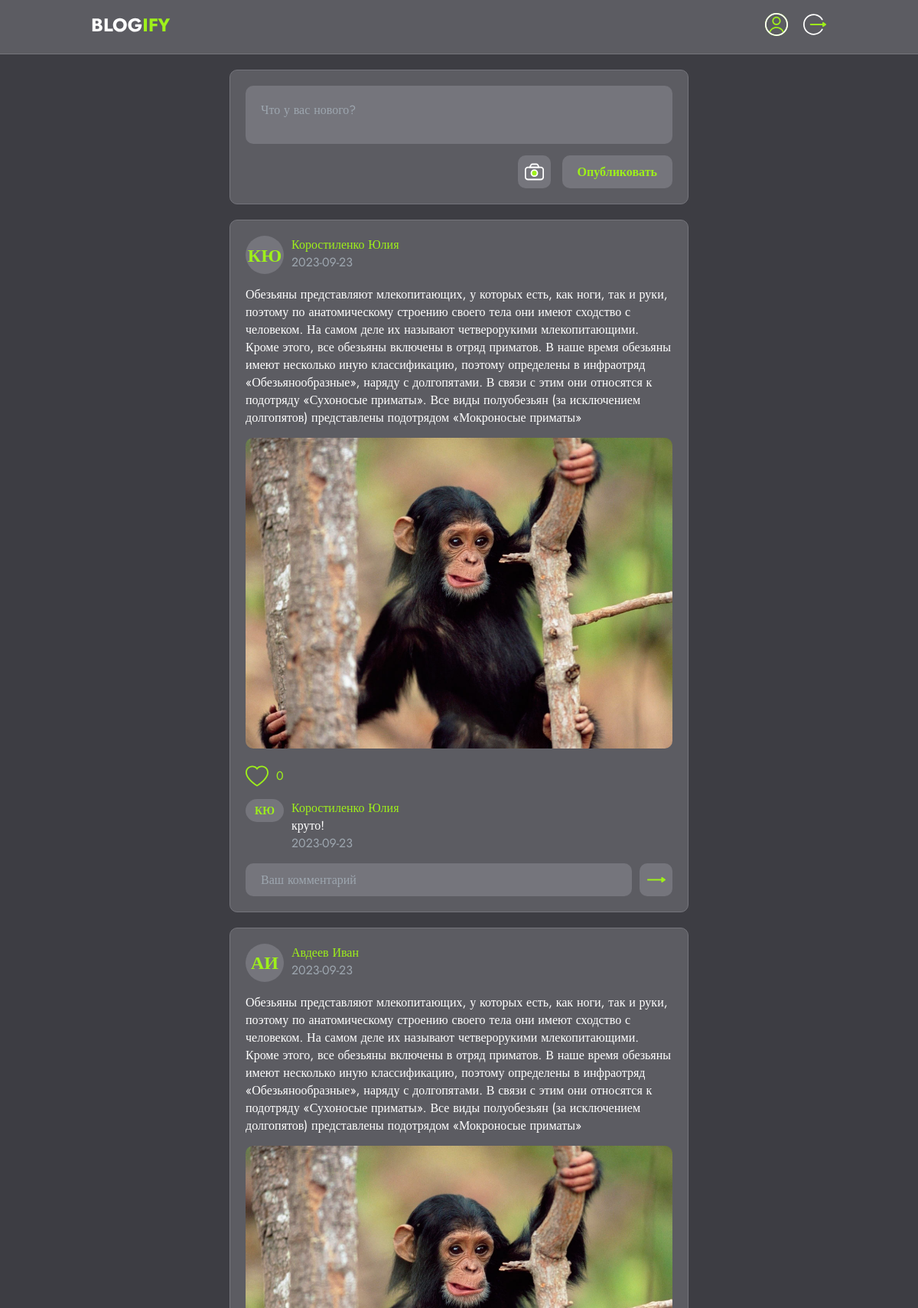
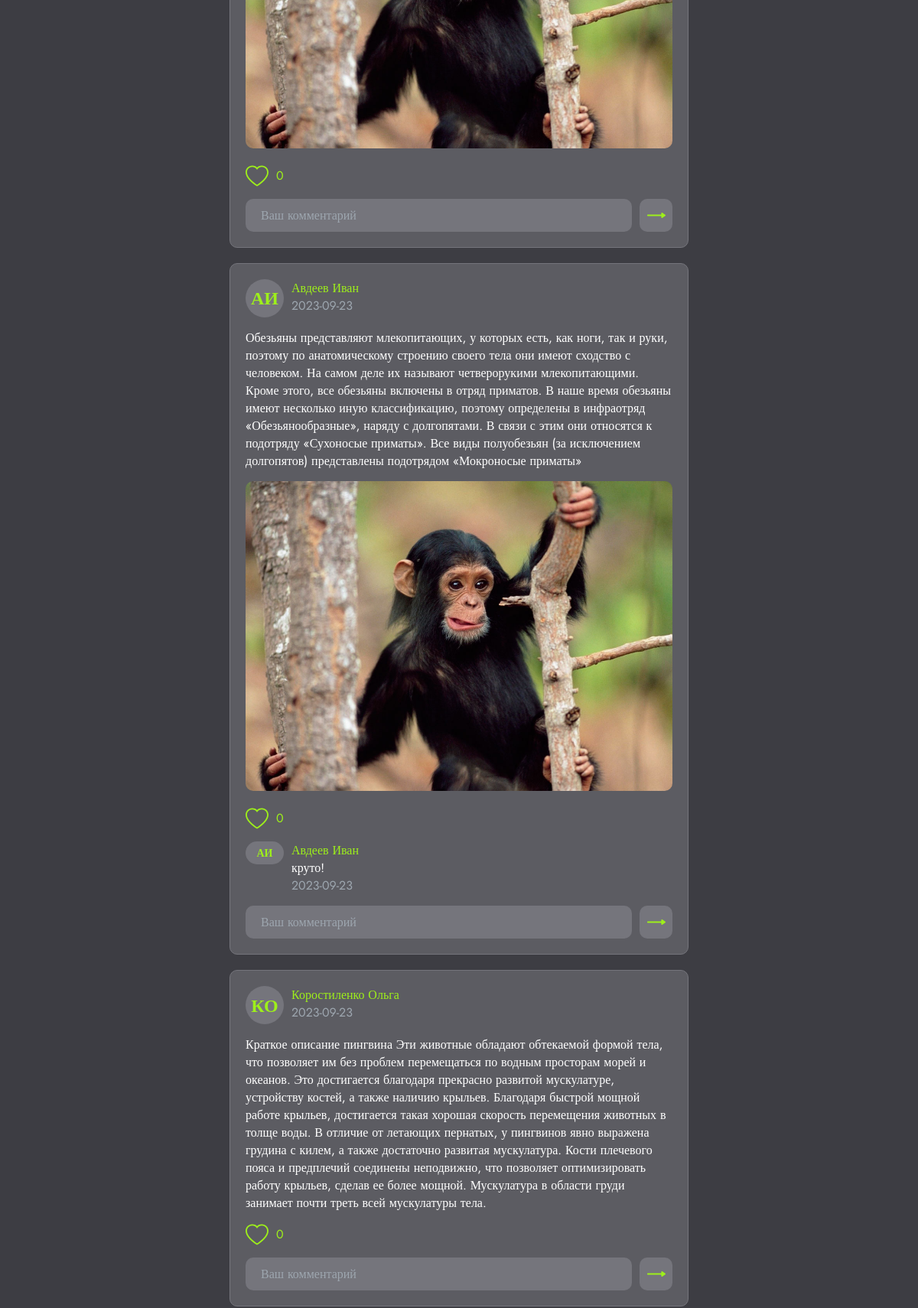
/index.php (signed in, upper part), run on the app's committed database (2 pictures, top to bottom).
### tables this page shows
CREATE TABLE `articles` (
  `ID_article` int(11) NOT NULL,
  `ID_user` int(11) NOT NULL,
  `text` varchar(1000) NOT NULL,
  `img` varchar(128) NOT NULL,
  `date` date NOT NULL DEFAULT current_timestamp()
);

CREATE TABLE `users` (
  `ID_user` int(11) NOT NULL,
  `name` varchar(32) NOT NULL,
  `surname` varchar(32) NOT NULL,
  `email` varchar(64) NOT NULL,
  `password` varchar(512) NOT NULL
);

CREATE TABLE `comments` (
  `ID_comment` int(11) NOT NULL,
  `ID_user` int(11) NOT NULL,
  `ID_article` int(11) NOT NULL,
  `text` varchar(512) NOT NULL,
  `date` date NOT NULL DEFAULT current_timestamp()
);

### index.php (the view, shortened to what this page needs)
<?php
require("./handler/db.php");
?>
<!DOCTYPE html>
<html lang="en">
<head>
  <link rel="stylesheet" href="./css/style.css">
</head>
<body>
  <nav>
    <div class="nav__wrapper">
      <div class="nav__logo"><a href="./index.php"><img src="./img/blogify.svg" alt="logo"></a></div>
      <div class="nav__buttons">
        <a href="./index.php"><img src="./img/user.svg" alt="user"></a>
        <a href="./handler/exit.php"><img src="./img/exit.svg" alt="exit"></a>
      </div>
    </div>
  </nav>
  <section class="newArticle">
    <form name="newArticle__form" action="./handler/newArticle.php" method="POST" enctype="multipart/form-data">
      <textarea class="newArticle__textarea" name="article" placeholder="Что у вас нового?"></textarea>
      <div class="newArticle__buttons">
        <label for="img" class="newArticle__lable"><img src="./img/img.svg" alt="img"></label>
        <button class="newArticle__button" name="upload">Опубликовать</button>
      </div>
    </form>
  </section>
  <section id="article">
    <?php
    $result = mysqli_query($db, "SELECT*FROM `articles` LEFT OUTER JOIN `users` ON articles.ID_user = users.ID_user ORDER BY ID_article DESC");
    while ($row = mysqli_fetch_assoc($result)) {
    ?>
      <section class="article">
        <div class="article__title">
          <div class="article__avatar">
            <p class="article__avatar-text"><?php echo mb_substr($row['surname'], 0, 1), mb_substr($row['name'], 0, 1); ?></p>
          </div>
          <div class="article__dateName">
            <p><?php echo $row['surname'], ' ', $row['name']; ?></p>
            <p><?php echo $row['date'] ?></p>
          </div>
        </div>
        <p class="article__text"><?php echo $row['text'] ?></p>
        <?php if ($row['img']) {
        ?>
          <img class="article__img" src="./img/<?php echo $row['img'] ?>" alt="photo">
        <?php
        }
        $count = mysqli_query($db, "SELECT * FROM `likes` WHERE `ID_article` = " . $row['ID_article']);
        ?>
        <div class="article__like-img" data-id="<?php echo $row['ID_article'] ?>">
          <p class="article__like-count"><?php if (mysqli_num_rows($count)) {
                                            echo mysqli_num_rows($count);
                                          } else {
                                            echo 0;
                                          }
                                          ?></p>
        </div>
        <div id="responsecontainer<?php echo $row['ID_article'] ?>">
          <?php
          $comment = mysqli_query($db, "SELECT * FROM `comments` LEFT OUTER JOIN `users` ON comments.ID_user = users.ID_user WHERE `ID_article`='" . $row['ID_article'] . "'");
          while ($rowComment = mysqli_fetch_assoc($comment)) { ?>
            <div class="article__comment">
              <div class="article__commentAvatar">
                <p class="article__commentAvatar-text"><?php echo mb_substr($rowComment['surname'], 0, 1), mb_substr($rowComment['name'], 0, 1); ?></p>
              </div>
              <div class="article__commentNameText">
                <p><?php echo $rowComment['surname'], ' ', $rowComment['name']; ?></p>
                <p><?php echo $rowComment['text'] ?></p>
                <p><?php echo $rowComment['date'] ?></p>
              </div>
            </div>
          <?php } ?>
        </div>
        <form class="article__form" method="POST" action="javascript:void(null);" id="<?php echo $row['ID_article'] ?>">
          <textarea class="article__newComment" placeholder="Ваш комментарий" name="text" required></textarea>
          <input class="article__button" type="submit" name="submit">
        </form>
      </section>
    <?php } ?>
  </section>
</body>
</html>

### css/style.css (style rules this page uses)
* { margin: 0; padding: 0; box-sizing: border-box; text-decoration: none; border: none; outline: none; font-family: 'Jost'; font-size: 16px; }
body { background-color: #3D3D43; }
nav { background-color: #5C5C62; border-bottom: 1px solid #75757C; position: sticky; top: 0; }
.nav__wrapper { display: flex; flex-direction: row; width: 80%; margin: 0 auto; height: 70px; justify-content: space-between; }
.nav__wrapper>div { margin: auto 0; }
.nav__buttons>a:first-child { margin-right: 15px; }
.newArticle, .article { width: 50%; background-color: #5C5C62; margin: 20px auto; border-radius: 10px; border: 1px solid #75757C; padding: 20px; }
.newArticle__textarea { display: block; width: 100%; margin: 0 auto; border-radius: 10px; background: #75757C; color: #FFFFFF; padding: 20px; resize: none; }
.newArticle__textarea::placeholder, .article__newComment::placeholder { color: #9DA6AF; }
.newArticle__buttons { display: flex; flex-direction: row; justify-content: end; margin-top: 15px; }
.newArticle__lable { display: block; height: 43px; cursor: pointer; margin-right: 15px; }
.newArticle__button { height: 43px; border-radius: 10px; background: #75757C; padding: 10px 20px; color: #9EF01A; font-weight: 700; cursor: pointer; }
.article__title, .article__comment { display: flex; flex-direction: row; }
.article__avatar, .article__commentAvatar { display: flex; width: 50px; height: 50px; border-radius: 100px; background-color: #75757C; margin-right: 10px; }
.article__commentAvatar { min-width: 30px; height: 30px; }
.article__avatar-text, .article__commentAvatar-text { margin: auto; color: #9EF01A; font-size: 24px; font-weight: 700; text-transform: uppercase; }
.article__commentAvatar-text { font-size: 14px; }
.article__dateName>p, .article__commentNameText>p:last-child { color: #9DA6AF; }
.article__commentNameText>p { color: #FFFFFF; }
.article__dateName>p:first-child, .article__commentNameText>p:first-child { color: #9EF01A; }
.article__commentNameText { font-size: 14px; }
.article__text { margin-top: 15px; color: #FFFFFF; }
.article__img { width: 100%; max-height: 500px; object-fit: contain; border-radius: 10px; margin-top: 15px; }
.article__like-img { margin-top: 15px; cursor: pointer; width: 30px; height: 30px; }
.article__like-img:hover.active, .article__like-img { background: url('../img/like.svg') no-repeat; }
.article__form { display: flex; flex-direction: row; margin-top: 15px; }
.article__like-count { padding: 3px 40px; margin: auto; color: #9EF01A; }
.article__comment { margin-top: 15px; }
.article__newComment { height: 43px; display: block; width: 100%; border-radius: 10px; background: #75757C; color: #FFFFFF; padding: 10px 20px; resize: none; }
.article__button { display: block; min-width: 43px; height: 43px; margin-left: 10px; margin-bottom: auto; background: transparent url('../img/send.svg') no-repeat; text-indent: -1000em; cursor: pointer; }

### data on the page
articles: ID_user.surname "К", ID_user.name "Ю", ID_user.surname "Коростиленко", ID_user.name "Юлия", date "2023-09-23", text "Обезьяны представляют млекопитающих, у которых есть, как ноги, так и руки, поэтому по анатомическому строению своего тела они имеют сходство с человеком. На самом деле их называют четверорукими млекопитающими. Кроме этого, все обезьяны включены в отряд приматов. В наше время обезьяны имеют несколько иную классификацию, поэтому определены в инфраотряд «Обезьянообразные», наряду с долгопятами. В связи с этим они относятся к подотряду «Сухоносые приматы». Все виды полуобезьян (за исключением долгопятов) представлены подотрядом «Мокроносые приматы»", img (picture)
comments: ID_user.surname "К", ID_user.name "Ю", ID_user.surname "Коростиленко", ID_user.name "Юлия", text "круто!", date "2023-09-23"
articles: ID_user.surname "А", ID_user.name "И", ID_user.surname "Авдеев", ID_user.name "Иван", date "2023-09-23", text "Обезьяны представляют млекопитающих, у которых есть, как ноги, так и руки, поэтому по анатомическому строению своего тела они имеют сходство с человеком. На самом деле их называют четверорукими млекопитающими. Кроме этого, все обезьяны включены в отряд приматов. В наше время обезьяны имеют несколько иную классификацию, поэтому определены в инфраотряд «Обезьянообразные», наряду с долгопятами. В связи с этим они относятся к подотряду «Сухоносые приматы». Все виды полуобезьян (за исключением долгопятов) представлены подотрядом «Мокроносые приматы»", img (picture)
articles: ID_user.surname "А", ID_user.name "И", ID_user.surname "Авдеев", ID_user.name "Иван", date "2023-09-23", text "Обезьяны представляют млекопитающих, у которых есть, как ноги, так и руки, поэтому по анатомическому строению своего тела они имеют сходство с человеком. На самом деле их называют четверорукими млекопитающими. Кроме этого, все обезьяны включены в отряд приматов. В наше время обезьяны имеют несколько иную классификацию, поэтому определены в инфраотряд «Обезьянообразные», наряду с долгопятами. В связи с этим они относятся к подотряду «Сухоносые приматы». Все виды полуобезьян (за исключением долгопятов) представлены подотрядом «Мокроносые приматы»", img (picture)
comments: ID_user.surname "А", ID_user.name "И", ID_user.surname "Авдеев", ID_user.name "Иван", text "круто!", date "2023-09-23"
articles: ID_user.surname "К", ID_user.name "О", ID_user.surname "Коростиленко", ID_user.name "Ольга", date "2023-09-23", text "Краткое описание пингвина Эти животные обладают обтекаемой формой тела, что позволяет им без проблем перемещаться по водным просторам морей и океанов. Это достигается благодаря прекрасно развитой мускулатуре, устройству костей, а также наличию крыльев. Благодаря быстрой мощной работе крыльев, достигается такая хорошая скорость перемещения животных в толще воды. В отличие от летающих пернатых, у пингвинов явно выражена грудина с килем, а также достаточно развитая мускулатура. Кости плечевого пояса и предплечий соединены неподвижно, что позволяет оптимизировать работу крыльев, сделав ее более мощной. Мускулатура в области груди занимает почти треть всей мускулатуры тела."
